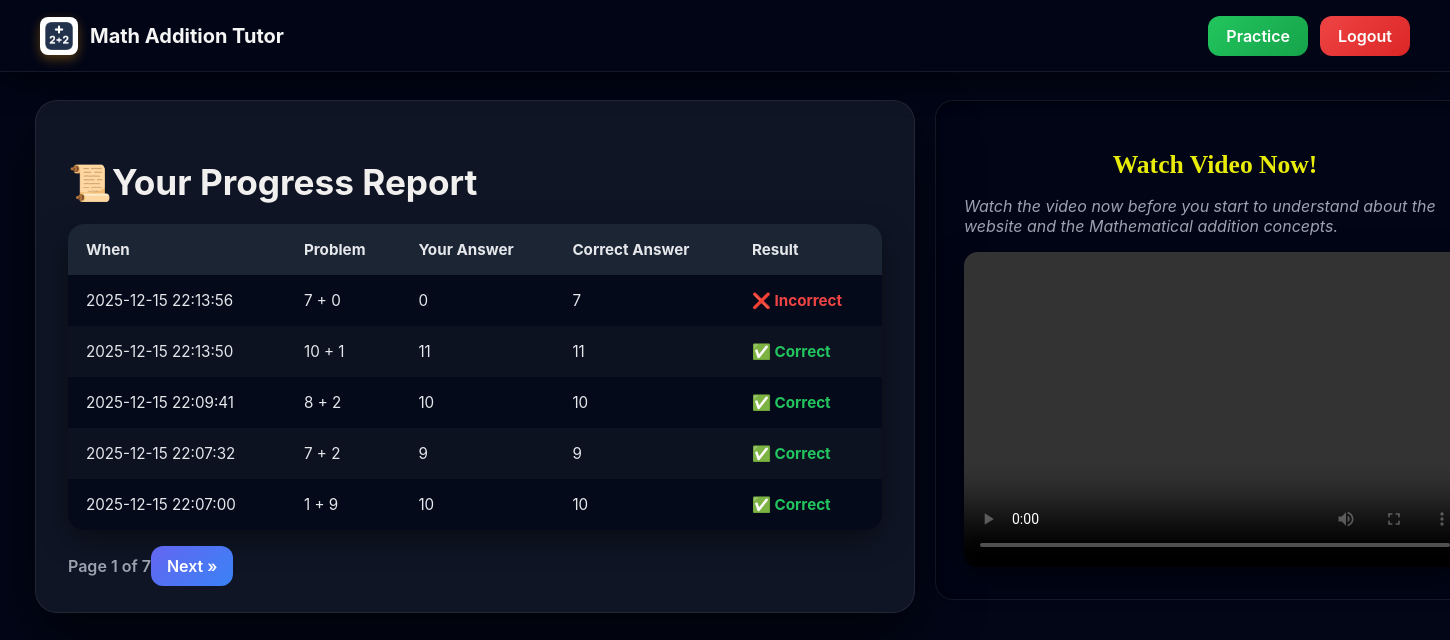
/ (signed in), run on an earlier commit of the app's database.
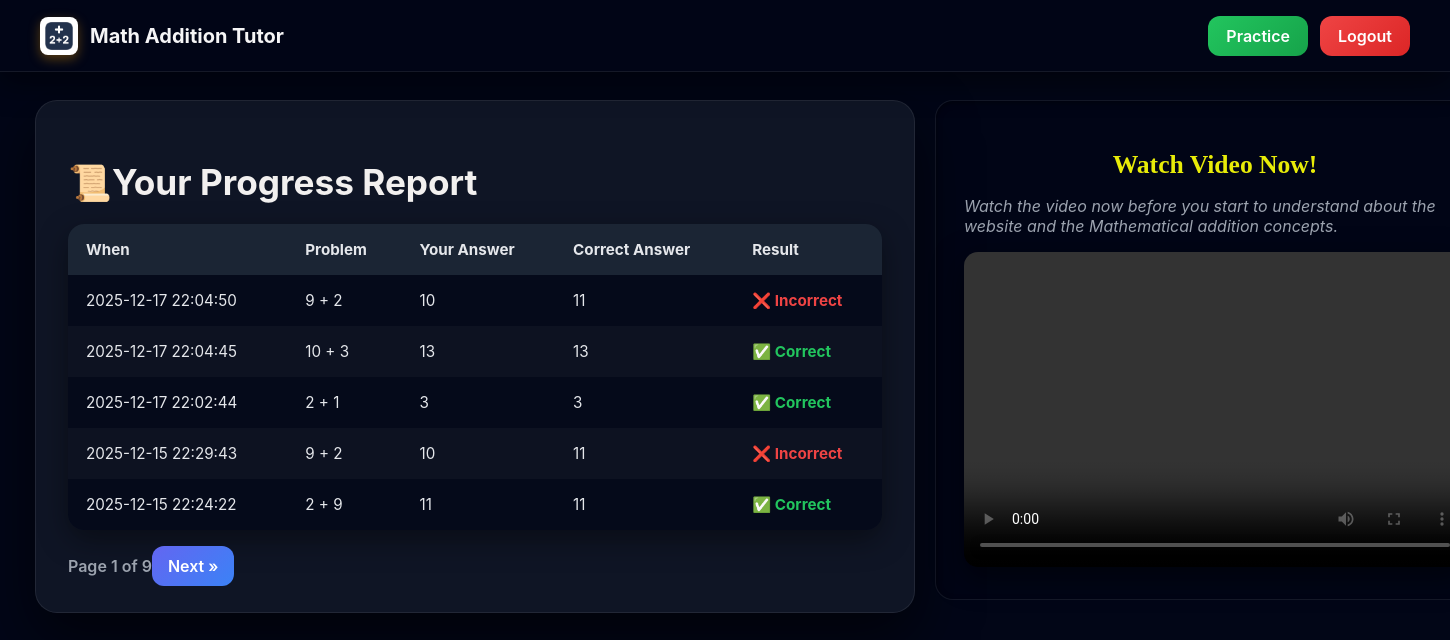
And on a later commit of the database.
### app.py (models this page shows)
class Attempt(db.Model):
    id = db.Column(db.Integer, primary_key=True)
    user_id = db.Column(db.Integer, db.ForeignKey('user.id'), nullable=False)
    a = db.Column(db.Integer, nullable=False)
    b = db.Column(db.Integer, nullable=False)
    student_answer = db.Column(db.Integer, nullable=False)
    correct_answer = db.Column(db.Integer, nullable=False)
    is_correct = db.Column(db.Boolean, nullable=False)
    timestamp = db.Column(db.DateTime, default=db.func.current_timestamp())

### app.py (the view)
@app.route('/')
@login_required
def dashboard():
    page = request.args.get('page', 1, type=int)
    per_page = 10
    pagination = (
        Attempt.query.filter_by(user_id=current_user.id)
        .order_by(Attempt.timestamp.desc())
        .paginate(page=page, per_page=5, error_out=False)
    )
    return render_template(
        'dashboard.html',
        attempts=pagination.items,
        pagination=pagination,
    )

### app.py (called while the page is built)
@login_manager.user_loader
def load_user(user_id):
    return User.query.get(int(user_id))

### templates/dashboard.html (shortened to what this page needs)
{% extends "base.html" %}
{% block content %}
<div class="navbar">
  <div class="nav-left">
  <img src="{{ url_for('static', filename='assets/logo.png') }}" class="nav-logo" alt="Logo">
  <a href="{{ url_for('dashboard') }}">
    <span class="nav-title">Math Addition Tutor</span>
  </a>
</div>
  <div class="nav-right">
    <a href="{{ url_for('index') }}" class="btn-pmore-icon">Practice</a>
    <a href="{{ url_for('logout') }}" class="btn-logout-icon">Logout</a>
  </div>
</div>
<div class="main-container">
<div class="dashboard-container">
  <h1>📜Your Progress Report</h1>
  {% if attempts %}
  <table class="attempt-table">
    <thead>
      <tr>
        <th>When</th>
        <th>Problem</th>
        <th>Your Answer</th>
        <th>Correct Answer</th>
        <th>Result</th>
      </tr>
    </thead>
    <tbody>
      {% for attempt in attempts %}
      <tr>
        <td>{{ attempt.timestamp.strftime('%Y-%m-%d %H:%M:%S') if attempt.timestamp else '' }}</td>
        <td>{{ attempt.a }} + {{ attempt.b }}</td>
        <td>{{ attempt.student_answer }}</td>
        <td>{{ attempt.correct_answer }}</td>
        <td class="{{ 'correct' if attempt.is_correct else 'incorrect' }}">
          {{ "✅ Correct" if attempt.is_correct else "❌ Incorrect" }}
        </td>
      </tr>
      {% endfor %}
    </tbody>
  </table>
  <div class="pagination">
    <div>Page {{ pagination.page }} of {{ pagination.pages or 1 }}</div>
    <div>
      {% if pagination.has_next %}
        <a href="{{ url_for('dashboard', page=pagination.next_num) }}">Next »</a>
      {% endif %}
    </div>
  </div>
  {% else %}
    <p>No attempts yet. Try a problem first!</p>
  {% endif %}
</div>
<div class="video-section">
    <h2 class="video-text-tag">Watch Video Now!</h2>
    <p class="video-text-demo">Watch the video now before you start to understand about the website and the Mathematical addition concepts. </p>
    <video width="100%" height="315" controls>
      <source src="{{ url_for('static', filename='assets/demo.mp4') }}" type="video/mp4" />
    </video>
  </div>
  </div>
{% endblock %}

What changed in the data, as far as the page shows it:
no longer on this page (row unchanged): Attempt: timestamp "2025-12-15 22:13:56", a "7", b "0", student_answer "0", correct_answer "7", is_correct "❌ Incorrect"
no longer on this page (row unchanged): Attempt: timestamp "2025-12-15 22:13:50", a "10", b "1", student_answer "11", correct_answer "11", is_correct "✅ Correct"
no longer on this page (row unchanged): Attempt: timestamp "2025-12-15 22:09:41", a "8", b "2", student_answer "10", correct_answer "10", is_correct "✅ Correct"
no longer on this page (row unchanged): Attempt: timestamp "2025-12-15 22:07:32", a "7", b "2", student_answer "9", correct_answer "9", is_correct "✅ Correct"
no longer on this page (row unchanged): Attempt: timestamp "2025-12-15 22:07:00", a "1", b "9", student_answer "10", correct_answer "10", is_correct "✅ Correct"
added Attempt: timestamp "2025-12-17 22:04:50", a "9", b "2", student_answer "10", correct_answer "11", is_correct "❌ Incorrect"
added Attempt: timestamp "2025-12-17 22:04:45", a "10", b "3", student_answer "13", correct_answer "13", is_correct "✅ Correct"
added Attempt: timestamp "2025-12-17 22:02:44", a "2", b "1", student_answer "3", correct_answer "3", is_correct "✅ Correct"
added Attempt: timestamp "2025-12-15 22:29:43", a "9", b "2", student_answer "10", correct_answer "11", is_correct "❌ Incorrect"
added Attempt: timestamp "2025-12-15 22:24:22", a "2", b "9", student_answer "11", correct_answer "11", is_correct "✅ Correct"
Also different on the page:
{{ pagination.pages or 1 }}: "7" → "9"
